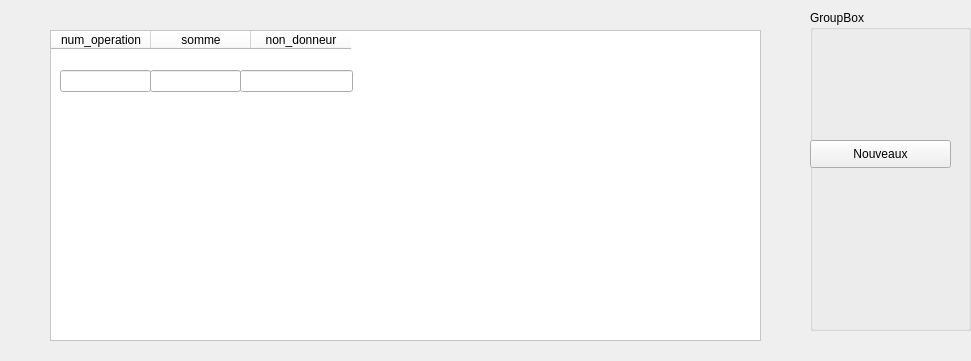
      <widget class="QWidget" name="page_4">
       <property name="geometry">
        <rect>
         <x>0</x>
         <y>0</y>
         <width>971</width>
         <height>361</height>
        </rect>
       </property>
       <attribute name="icon">
        <iconset>
         <normaloff>../Downloads/icons8-fournisseur-100.png</normaloff>../Downloads/icons8-fournisseur-100.png</iconset>
       </attribute>
       <attribute name="label">
        <string>Ajouter dons financiers</string>
       </attribute>
       <widget class="QTableWidget" name="tableWidget_3">
        <property name="geometry">
         <rect>
          <x>50</x>
          <y>30</y>
          <width>711</width>
          <height>311</height>
         </rect>
        </property>
        <property name="styleSheet">
         <string notr="true">background-color: rgb(255, 255, 255);</string>
        </property>
        <column>
         <property name="text">
          <string>num_operation</string>
         </property>
        </column>
        <column>
         <property name="text">
          <string>somme</string>
         </property>
        </column>
        <column>
         <property name="text">
          <string>non_donneur</string>
         </property>
        </column>
       </widget>
       <widget class="QGroupBox" name="groupBox_3">
        <property name="geometry">
         <rect>
          <x>810</x>
          <y>10</y>
          <width>161</width>
          <height>321</height>
         </rect>
        </property>
        <property name="title">
         <string>GroupBox</string>
        </property>
        <widget class="QPushButton" name="b_ajouter">
         <property name="geometry">
          <rect>
           <x>0</x>
           <y>130</y>
           <width>141</width>
           <height>28</height>
          </rect>
         </property>
         <property name="text">
          <string>Nouveaux</string>
         </property>
         <property name="icon">
          <iconset>
           <normaloff>../Downloads/icons8-add-user-male-100.png</normaloff>../Downloads/icons8-add-user-male-100.png</iconset>
         </property>
        </widget>
       </widget>
       <widget class="QLineEdit" name="num_operation">
        <property name="geometry">
         <rect>
          <x>60</x>
          <y>70</y>
          <width>91</width>
          <height>22</height>
         </rect>
        </property>
        <property name="text">
         <string/>
        </property>
       </widget>
       <widget class="QLineEdit" name="somme">
        <property name="geometry">
         <rect>
          <x>150</x>
          <y>70</y>
          <width>91</width>
          <height>22</height>
         </rect>
        </property>
       </widget>
       <widget class="QLineEdit" name="nom_donneur">
        <property name="geometry">
         <rect>
          <x>240</x>
          <y>70</y>
          <width>113</width>
          <height>22</height>
         </rect>
        </property>
       </widget>
      </widget>
